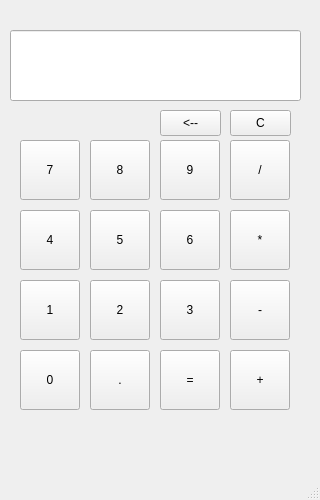
<?xml version="1.0" encoding="UTF-8"?>
<ui version="4.0">
 <class>MainWindow</class>
 <widget class="QMainWindow" name="MainWindow">
  <property name="geometry">
   <rect>
    <x>0</x>
    <y>0</y>
    <width>320</width>
    <height>500</height>
   </rect>
  </property>
  <property name="windowTitle">
   <string>Calculator</string>
  </property>
  <widget class="QWidget" name="centralwidget">
   <widget class="QLineEdit" name="display">
    <property name="geometry">
     <rect>
      <x>10</x>
      <y>30</y>
      <width>291</width>
      <height>71</height>
     </rect>
    </property>
    <property name="alignment">
     <set>Qt::AlignmentFlag::AlignRight|Qt::AlignmentFlag::AlignTrailing|Qt::AlignmentFlag::AlignVCenter</set>
    </property>
    <property name="readOnly">
     <bool>true</bool>
    </property>
   </widget>
   <widget class="QPushButton" name="btn_7">
    <property name="geometry">
     <rect>
      <x>20</x>
      <y>140</y>
      <width>60</width>
      <height>60</height>
     </rect>
    </property>
    <property name="text">
     <string>7</string>
    </property>
    <property name="iconSize">
     <size>
      <width>60</width>
      <height>60</height>
     </size>
    </property>
   </widget>
   <widget class="QPushButton" name="btn_8">
    <property name="geometry">
     <rect>
      <x>90</x>
      <y>140</y>
      <width>60</width>
      <height>60</height>
     </rect>
    </property>
    <property name="text">
     <string>8</string>
    </property>
    <property name="iconSize">
     <size>
      <width>60</width>
      <height>60</height>
     </size>
    </property>
   </widget>
   <widget class="QPushButton" name="btn_9">
    <property name="geometry">
     <rect>
      <x>160</x>
      <y>140</y>
      <width>60</width>
      <height>60</height>
     </rect>
    </property>
    <property name="text">
     <string>9</string>
    </property>
    <property name="iconSize">
     <size>
      <width>60</width>
      <height>60</height>
     </size>
    </property>
   </widget>
   <widget class="QPushButton" name="btn_5">
    <property name="geometry">
     <rect>
      <x>90</x>
      <y>210</y>
      <width>60</width>
      <height>60</height>
     </rect>
    </property>
    <property name="text">
     <string>5</string>
    </property>
    <property name="iconSize">
     <size>
      <width>60</width>
      <height>60</height>
     </size>
    </property>
   </widget>
   <widget class="QPushButton" name="btn_4">
    <property name="geometry">
     <rect>
      <x>20</x>
      <y>210</y>
      <width>60</width>
      <height>60</height>
     </rect>
    </property>
    <property name="text">
     <string>4</string>
    </property>
    <property name="iconSize">
     <size>
      <width>60</width>
      <height>60</height>
     </size>
    </property>
   </widget>
   <widget class="QPushButton" name="btn_6">
    <property name="geometry">
     <rect>
      <x>160</x>
      <y>210</y>
      <width>60</width>
      <height>60</height>
     </rect>
    </property>
    <property name="text">
     <string>6</string>
    </property>
    <property name="iconSize">
     <size>
      <width>60</width>
      <height>60</height>
     </size>
    </property>
   </widget>
   <widget class="QPushButton" name="btn_dot">
    <property name="geometry">
     <rect>
      <x>90</x>
      <y>350</y>
      <width>60</width>
      <height>60</height>
     </rect>
    </property>
    <property name="text">
     <string>.</string>
    </property>
    <property name="iconSize">
     <size>
      <width>60</width>
      <height>60</height>
     </size>
    </property>
   </widget>
   <widget class="QPushButton" name="btn_2">
    <property name="geometry">
     <rect>
      <x>90</x>
      <y>280</y>
      <width>60</width>
      <height>60</height>
     </rect>
    </property>
    <property name="text">
     <string>2</string>
    </property>
    <property name="iconSize">
     <size>
      <width>60</width>
      <height>60</height>
     </size>
    </property>
   </widget>
   <widget class="QPushButton" name="btn_0">
    <property name="geometry">
     <rect>
      <x>20</x>
      <y>350</y>
      <width>60</width>
      <height>60</height>
     </rect>
    </property>
    <property name="text">
     <string>0</string>
    </property>
    <property name="iconSize">
     <size>
      <width>60</width>
      <height>60</height>
     </size>
    </property>
   </widget>
   <widget class="QPushButton" name="btn_1">
    <property name="geometry">
     <rect>
      <x>20</x>
      <y>280</y>
      <width>60</width>
      <height>60</height>
     </rect>
    </property>
    <property name="text">
     <string>1</string>
    </property>
    <property name="iconSize">
     <size>
      <width>60</width>
      <height>60</height>
     </size>
    </property>
   </widget>
   <widget class="QPushButton" name="btn_equal">
    <property name="geometry">
     <rect>
      <x>160</x>
      <y>350</y>
      <width>60</width>
      <height>60</height>
     </rect>
    </property>
    <property name="text">
     <string>=</string>
    </property>
    <property name="iconSize">
     <size>
      <width>60</width>
      <height>60</height>
     </size>
    </property>
   </widget>
   <widget class="QPushButton" name="btn_3">
    <property name="geometry">
     <rect>
      <x>160</x>
      <y>280</y>
      <width>60</width>
      <height>60</height>
     </rect>
    </property>
    <property name="text">
     <string>3</string>
    </property>
    <property name="iconSize">
     <size>
      <width>60</width>
      <height>60</height>
     </size>
    </property>
   </widget>
   <widget class="QPushButton" name="btn_add">
    <property name="geometry">
     <rect>
      <x>230</x>
      <y>350</y>
      <width>60</width>
      <height>60</height>
     </rect>
    </property>
    <property name="text">
     <string>+</string>
    </property>
    <property name="iconSize">
     <size>
      <width>60</width>
      <height>60</height>
     </size>
    </property>
   </widget>
   <widget class="QPushButton" name="btn_mul">
    <property name="geometry">
     <rect>
      <x>230</x>
      <y>210</y>
      <width>60</width>
      <height>60</height>
     </rect>
    </property>
    <property name="text">
     <string>*</string>
    </property>
    <property name="iconSize">
     <size>
      <width>60</width>
      <height>60</height>
     </size>
    </property>
   </widget>
   <widget class="QPushButton" name="btn_sub">
    <property name="geometry">
     <rect>
      <x>230</x>
      <y>280</y>
      <width>60</width>
      <height>60</height>
     </rect>
    </property>
    <property name="text">
     <string>-</string>
    </property>
    <property name="iconSize">
     <size>
      <width>60</width>
      <height>60</height>
     </size>
    </property>
   </widget>
   <widget class="QPushButton" name="btn_div">
    <property name="geometry">
     <rect>
      <x>230</x>
      <y>140</y>
      <width>60</width>
      <height>60</height>
     </rect>
    </property>
    <property name="text">
     <string>/</string>
    </property>
    <property name="iconSize">
     <size>
      <width>60</width>
      <height>60</height>
     </size>
    </property>
   </widget>
   <widget class="QPushButton" name="btn_clear">
    <property name="geometry">
     <rect>
      <x>230</x>
      <y>110</y>
      <width>61</width>
      <height>26</height>
     </rect>
    </property>
    <property name="text">
     <string>C</string>
    </property>
   </widget>
   <widget class="QPushButton" name="btn_ritorna">
    <property name="geometry">
     <rect>
      <x>160</x>
      <y>110</y>
      <width>61</width>
      <height>26</height>
     </rect>
    </property>
    <property name="text">
     <string>&lt;--</string>
    </property>
   </widget>
  </widget>
  <widget class="QMenuBar" name="menubar">
   <property name="geometry">
    <rect>
     <x>0</x>
     <y>0</y>
     <width>320</width>
     <height>33</height>
    </rect>
   </property>
  </widget>
  <widget class="QStatusBar" name="statusbar"/>
 </widget>
 <resources/>
 <connections/>
</ui>
